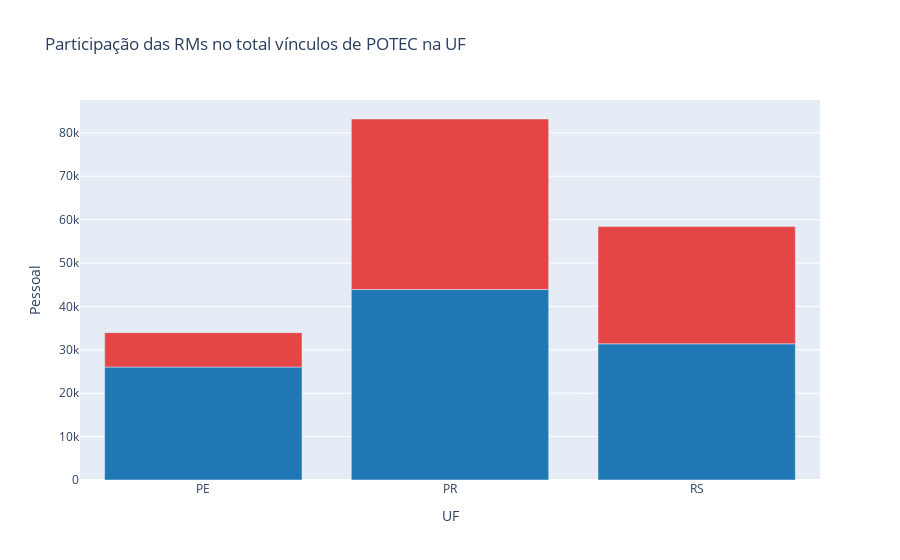

Notebook code cell kept with this figure:
### Code cell
fig = px.bar(data_frame=df
            , x='UF'
            , y='Pessoal'
            , color='territorio_tese'
            , color_discrete_sequence=['#1F77B4', 'rgb(228,70,70)']
            , hover_name='territorio_tese'
            , title='Participação das RMs no total vínculos de POTEC na UF')

fig.update_layout(showlegend=False)

fig.show()

### Figure 1 — Plotly figure (JSON) as saved in the notebook; plotly's stock layout.template omitted (floating-point values rounded to 4 significant figures)
{"data": [{"alignmentgroup": "True", "hovertemplate": "<b>%{hovertext}</b><br><br>territorio_tese=Espaço Metropolitano de Recife<br>UF=%{x}<br>Pessoal=%{y}<extra></extra>", "hovertext": ["Espaço Metropolitano de Recife"], "legendgroup": "Espaço Metropolitano de Recife", "marker": {"color": "#1F77B4"}, "name": "Espaço Metropolitano de Recife", "offsetgroup": "Espaço Metropolitano de Recife", "orientation": "v", "showlegend": true, "textposition": "auto", "type": "bar", "x": ["PE"], "xaxis": "x", "y": [26040], "yaxis": "y"}, {"alignmentgroup": "True", "hovertemplate": "<b>%{hovertext}</b><br><br>territorio_tese=Restante de Pernambuco<br>UF=%{x}<br>Pessoal=%{y}<extra></extra>", "hovertext": ["Restante de Pernambuco"], "legendgroup": "Restante de Pernambuco", "marker": {"color": "rgb(228,70,70)"}, "name": "Restante de Pernambuco", "offsetgroup": "Restante de Pernambuco", "orientation": "v", "showlegend": true, "textposition": "auto", "type": "bar", "x": ["PE"], "xaxis": "x", "y": [7921], "yaxis": "y"}, {"alignmentgroup": "True", "hovertemplate": "<b>%{hovertext}</b><br><br>territorio_tese=Espaço Metropolitano de Curitiba<br>UF=%{x}<br>Pessoal=%{y}<extra></extra>", "hovertext": ["Espaço Metropolitano de Curitiba"], "legendgroup": "Espaço Metropolitano de Curitiba", "marker": {"color": "#1F77B4"}, "name": "Espaço Metropolitano de Curitiba", "offsetgroup": "Espaço Metropolitano de Curitiba", "orientation": "v", "showlegend": true, "textposition": "auto", "type": "bar", "x": ["PR"], "xaxis": "x", "y": [43897], "yaxis": "y"}, {"alignmentgroup": "True", "hovertemplate": "<b>%{hovertext}</b><br><br>territorio_tese=Restante do Paraná<br>UF=%{x}<br>Pessoal=%{y}<extra></extra>", "hovertext": ["Restante do Paraná"], "legendgroup": "Restante do Paraná", "marker": {"color": "rgb(228,70,70)"}, "name": "Restante do Paraná", "offsetgroup": "Restante do Paraná", "orientation": "v", "showlegend": true, "textposition": "auto", "type": "bar", "x": ["PR"], "xaxis": "x", "y": [39296], "yaxis": "y"}, {"alignmentgroup": "True", "hovertemplate": "<b>%{hovertext}</b><br><br>territorio_tese=Espaço Metropolitano de Porto Alegre<br>UF=%{x}<br>Pessoal=%{y}<extra></extra>", "hovertext": ["Espaço Metropolitano de Porto Alegre"], "legendgroup": "Espaço Metropolitano de Porto Alegre", "marker": {"color": "#1F77B4"}, "name": "Espaço Metropolitano de Porto Alegre", "offsetgroup": "Espaço Metropolitano de Porto Alegre", "orientation": "v", "showlegend": true, "textposition": "auto", "type": "bar", "x": ["RS"], "xaxis": "x", "y": [31390], "yaxis": "y"}, {"alignmentgroup": "True", "hovertemplate": "<b>%{hovertext}</b><br><br>territorio_tese=Restante do Rio Grande do Sul<br>UF=%{x}<br>Pessoal=%{y}<extra></extra>", "hovertext": ["Restante do Rio Grande do Sul"], "legendgroup": "Restante do Rio Grande do Sul", "marker": {"color": "rgb(228,70,70)"}, "name": "Restante do Rio Grande do Sul", "offsetgroup": "Restante do Rio Grande do Sul", "orientation": "v", "showlegend": true, "textposition": "auto", "type": "bar", "x": ["RS"], "xaxis": "x", "y": [27008], "yaxis": "y"}], "layout": {"autosize": true, "barmode": "relative", "legend": {"title": {"text": "territorio_tese"}, "tracegroupgap": 0}, "showlegend": false, "title": {"text": "Participação das RMs no total vínculos de POTEC na UF"}, "xaxis": {"anchor": "y", "autorange": true, "domain": [0, 1], "range": [-0.5, 2.5], "title": {"text": "UF"}, "type": "category"}, "yaxis": {"anchor": "x", "autorange": true, "domain": [0, 1], "range": [0, 87570.0], "title": {"text": "Pessoal"}, "type": "linear"}}}
